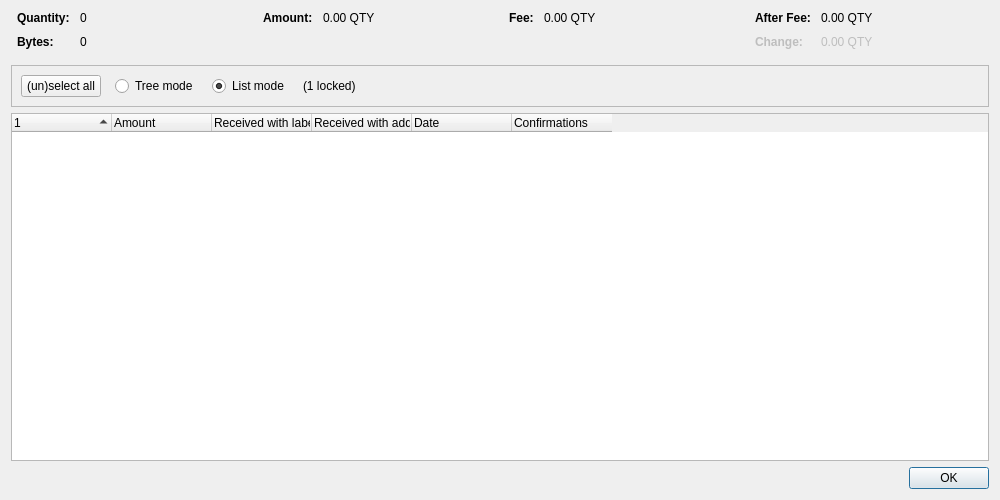
<?xml version="1.0" encoding="UTF-8"?>
<ui version="4.0">
 <class>CoinControlDialog</class>
 <widget class="QDialog" name="CoinControlDialog">
  <property name="geometry">
   <rect>
    <x>0</x>
    <y>0</y>
    <width>1000</width>
    <height>500</height>
   </rect>
  </property>
  <property name="windowTitle">
   <string>Coin Selection</string>
  </property>
  <layout class="QVBoxLayout" name="verticalLayout">
   <item>
    <layout class="QHBoxLayout" name="horizontalLayoutTop" stretch="0,0,0,0">
     <property name="topMargin">
      <number>0</number>
     </property>
     <property name="bottomMargin">
      <number>10</number>
     </property>
     <item>
      <layout class="QFormLayout" name="formLayoutCoinControl1">
       <property name="labelAlignment">
        <set>Qt::AlignLeft|Qt::AlignVCenter</set>
       </property>
       <property name="horizontalSpacing">
        <number>10</number>
       </property>
       <property name="verticalSpacing">
        <number>10</number>
       </property>
       <property name="leftMargin">
        <number>6</number>
       </property>
       <property name="rightMargin">
        <number>6</number>
       </property>
       <item row="0" column="0">
        <widget class="QLabel" name="labelCoinControlQuantityText">
         <property name="font">
          <font>
           <weight>75</weight>
           <bold>true</bold>
          </font>
         </property>
         <property name="text">
          <string>Quantity:</string>
         </property>
        </widget>
       </item>
       <item row="0" column="1">
        <widget class="QLabel" name="labelCoinControlQuantity">
         <property name="cursor">
          <cursorShape>IBeamCursor</cursorShape>
         </property>
         <property name="contextMenuPolicy">
          <enum>Qt::ActionsContextMenu</enum>
         </property>
         <property name="text">
          <string notr="true">0</string>
         </property>
         <property name="textInteractionFlags">
          <set>Qt::LinksAccessibleByMouse|Qt::TextSelectableByKeyboard|Qt::TextSelectableByMouse</set>
         </property>
        </widget>
       </item>
       <item row="1" column="0">
        <widget class="QLabel" name="labelCoinControlBytesText">
         <property name="font">
          <font>
           <weight>75</weight>
           <bold>true</bold>
          </font>
         </property>
         <property name="text">
          <string>Bytes:</string>
         </property>
        </widget>
       </item>
       <item row="1" column="1">
        <widget class="QLabel" name="labelCoinControlBytes">
         <property name="cursor">
          <cursorShape>IBeamCursor</cursorShape>
         </property>
         <property name="contextMenuPolicy">
          <enum>Qt::ActionsContextMenu</enum>
         </property>
         <property name="text">
          <string notr="true">0</string>
         </property>
         <property name="textInteractionFlags">
          <set>Qt::LinksAccessibleByMouse|Qt::TextSelectableByKeyboard|Qt::TextSelectableByMouse</set>
         </property>
        </widget>
       </item>
      </layout>
     </item>
     <item>
      <layout class="QFormLayout" name="formLayoutCoinControl2">
       <property name="horizontalSpacing">
        <number>10</number>
       </property>
       <property name="verticalSpacing">
        <number>10</number>
       </property>
       <property name="leftMargin">
        <number>6</number>
       </property>
       <property name="rightMargin">
        <number>6</number>
       </property>
       <item row="0" column="0">
        <widget class="QLabel" name="labelCoinControlAmountText">
         <property name="font">
          <font>
           <weight>75</weight>
           <bold>true</bold>
          </font>
         </property>
         <property name="text">
          <string>Amount:</string>
         </property>
        </widget>
       </item>
       <item row="0" column="1">
        <widget class="QLabel" name="labelCoinControlAmount">
         <property name="cursor">
          <cursorShape>IBeamCursor</cursorShape>
         </property>
         <property name="contextMenuPolicy">
          <enum>Qt::ActionsContextMenu</enum>
         </property>
         <property name="text">
          <string notr="true">0.00 QTY</string>
         </property>
         <property name="textInteractionFlags">
          <set>Qt::LinksAccessibleByMouse|Qt::TextSelectableByKeyboard|Qt::TextSelectableByMouse</set>
         </property>
        </widget>
       </item>
      </layout>
     </item>
     <item>
      <layout class="QFormLayout" name="formLayoutCoinControl3">
       <property name="horizontalSpacing">
        <number>10</number>
       </property>
       <property name="verticalSpacing">
        <number>10</number>
       </property>
       <property name="leftMargin">
        <number>6</number>
       </property>
       <property name="rightMargin">
        <number>6</number>
       </property>
       <item row="0" column="0">
        <widget class="QLabel" name="labelCoinControlFeeText">
         <property name="font">
          <font>
           <weight>75</weight>
           <bold>true</bold>
          </font>
         </property>
         <property name="text">
          <string>Fee:</string>
         </property>
        </widget>
       </item>
       <item row="0" column="1">
        <widget class="QLabel" name="labelCoinControlFee">
         <property name="cursor">
          <cursorShape>IBeamCursor</cursorShape>
         </property>
         <property name="contextMenuPolicy">
          <enum>Qt::ActionsContextMenu</enum>
         </property>
         <property name="text">
          <string notr="true">0.00 QTY</string>
         </property>
         <property name="textInteractionFlags">
          <set>Qt::LinksAccessibleByMouse|Qt::TextSelectableByKeyboard|Qt::TextSelectableByMouse</set>
         </property>
        </widget>
       </item>
      </layout>
     </item>
     <item>
      <layout class="QFormLayout" name="formLayoutCoinControl4">
       <property name="labelAlignment">
        <set>Qt::AlignLeft|Qt::AlignVCenter</set>
       </property>
       <property name="horizontalSpacing">
        <number>10</number>
       </property>
       <property name="verticalSpacing">
        <number>10</number>
       </property>
       <property name="leftMargin">
        <number>6</number>
       </property>
       <property name="rightMargin">
        <number>6</number>
       </property>
       <item row="0" column="0">
        <widget class="QLabel" name="labelCoinControlAfterFeeText">
         <property name="font">
          <font>
           <weight>75</weight>
           <bold>true</bold>
          </font>
         </property>
         <property name="text">
          <string>After Fee:</string>
         </property>
        </widget>
       </item>
       <item row="0" column="1">
        <widget class="QLabel" name="labelCoinControlAfterFee">
         <property name="cursor">
          <cursorShape>IBeamCursor</cursorShape>
         </property>
         <property name="contextMenuPolicy">
          <enum>Qt::ActionsContextMenu</enum>
         </property>
         <property name="text">
          <string notr="true">0.00 QTY</string>
         </property>
         <property name="textInteractionFlags">
          <set>Qt::LinksAccessibleByMouse|Qt::TextSelectableByKeyboard|Qt::TextSelectableByMouse</set>
         </property>
        </widget>
       </item>
       <item row="1" column="0">
        <widget class="QLabel" name="labelCoinControlChangeText">
         <property name="enabled">
          <bool>false</bool>
         </property>
         <property name="font">
          <font>
           <weight>75</weight>
           <bold>true</bold>
          </font>
         </property>
         <property name="text">
          <string>Change:</string>
         </property>
        </widget>
       </item>
       <item row="1" column="1">
        <widget class="QLabel" name="labelCoinControlChange">
         <property name="enabled">
          <bool>false</bool>
         </property>
         <property name="cursor">
          <cursorShape>IBeamCursor</cursorShape>
         </property>
         <property name="contextMenuPolicy">
          <enum>Qt::ActionsContextMenu</enum>
         </property>
         <property name="text">
          <string notr="true">0.00 QTY</string>
         </property>
         <property name="textInteractionFlags">
          <set>Qt::LinksAccessibleByMouse|Qt::TextSelectableByKeyboard|Qt::TextSelectableByMouse</set>
         </property>
        </widget>
       </item>
      </layout>
     </item>
    </layout>
   </item>
   <item>
    <widget class="QFrame" name="frame">
     <property name="minimumSize">
      <size>
       <width>0</width>
       <height>40</height>
      </size>
     </property>
     <property name="frameShape">
      <enum>QFrame::StyledPanel</enum>
     </property>
     <property name="frameShadow">
      <enum>QFrame::Sunken</enum>
     </property>
     <layout class="QHBoxLayout" name="horizontalLayout">
      <item>
       <layout class="QHBoxLayout" name="horizontalLayoutPanel" stretch="0,0,0,0,0">
        <property name="spacing">
         <number>14</number>
        </property>
        <item>
         <widget class="QPushButton" name="pushButtonSelectAll">
          <property name="sizePolicy">
           <sizepolicy hsizetype="Maximum" vsizetype="Fixed">
            <horstretch>0</horstretch>
            <verstretch>0</verstretch>
           </sizepolicy>
          </property>
          <property name="text">
           <string>(un)select all</string>
          </property>
          <property name="autoDefault">
           <bool>false</bool>
          </property>
         </widget>
        </item>
        <item>
         <widget class="QRadioButton" name="radioTreeMode">
          <property name="sizePolicy">
           <sizepolicy hsizetype="Maximum" vsizetype="Fixed">
            <horstretch>0</horstretch>
            <verstretch>0</verstretch>
           </sizepolicy>
          </property>
          <property name="text">
           <string>Tree mode</string>
          </property>
         </widget>
        </item>
        <item>
         <widget class="QRadioButton" name="radioListMode">
          <property name="sizePolicy">
           <sizepolicy hsizetype="Maximum" vsizetype="Fixed">
            <horstretch>0</horstretch>
            <verstretch>0</verstretch>
           </sizepolicy>
          </property>
          <property name="text">
           <string>List mode</string>
          </property>
          <property name="checked">
           <bool>true</bool>
          </property>
         </widget>
        </item>
        <item>
         <widget class="QLabel" name="labelLocked">
          <property name="text">
           <string notr="true">(1 locked)</string>
          </property>
         </widget>
        </item>
        <item>
         <spacer name="horizontalSpacer">
          <property name="orientation">
           <enum>Qt::Horizontal</enum>
          </property>
          <property name="sizeHint" stdset="0">
           <size>
            <width>40</width>
            <height>20</height>
           </size>
          </property>
         </spacer>
        </item>
       </layout>
      </item>
     </layout>
    </widget>
   </item>
   <item>
    <widget class="CoinControlTreeWidget" name="treeWidget">
     <property name="contextMenuPolicy">
      <enum>Qt::CustomContextMenu</enum>
     </property>
     <property name="sortingEnabled">
      <bool>false</bool>
     </property>
     <property name="columnCount">
      <number>6</number>
     </property>
     <attribute name="headerShowSortIndicator" stdset="0">
      <bool>true</bool>
     </attribute>
     <attribute name="headerStretchLastSection">
      <bool>false</bool>
     </attribute>
     <column>
      <property name="text">
       <string/>
      </property>
     </column>
     <column>
      <property name="text">
       <string>Amount</string>
      </property>
     </column>
     <column>
      <property name="text">
       <string>Received with label</string>
      </property>
     </column>
     <column>
      <property name="text">
       <string>Received with address</string>
      </property>
     </column>
     <column>
      <property name="text">
       <string>Date</string>
      </property>
     </column>
     <column>
      <property name="text">
       <string>Confirmations</string>
      </property>
      <property name="toolTip">
       <string>Confirmed</string>
      </property>
     </column>
     <column>
      <property name="text">
       <string/>
      </property>
     </column>
     <column>
      <property name="text">
       <string/>
      </property>
     </column>
     <column>
      <property name="text">
       <string/>
      </property>
     </column>
     <column>
      <property name="text">
       <string/>
      </property>
     </column>
    </widget>
   </item>
   <item>
    <widget class="QDialogButtonBox" name="buttonBox">
     <property name="orientation">
      <enum>Qt::Horizontal</enum>
     </property>
     <property name="standardButtons">
      <set>QDialogButtonBox::Ok</set>
     </property>
    </widget>
   </item>
  </layout>
 </widget>
 <customwidgets>
  <customwidget>
   <class>CoinControlTreeWidget</class>
   <extends>QTreeWidget</extends>
   <header>qt/coincontroltreewidget.h</header>
  </customwidget>
 </customwidgets>
 <resources/>
 <connections/>
</ui>
